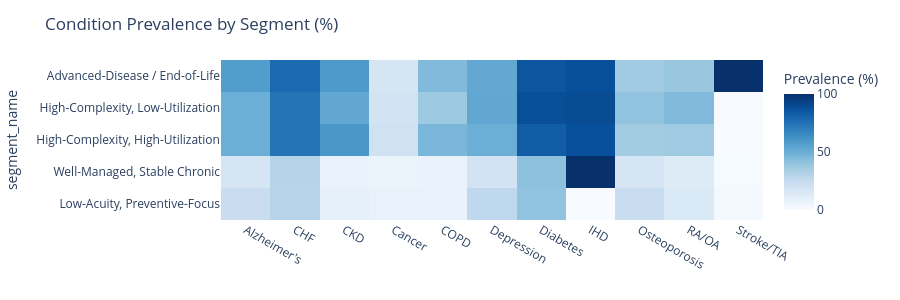

The code cell stored with this chart in its notebook:
### Code cell
# CCW condition prevalence heatmap
ccw_cols = [c for c in chosen_profile.columns if c.startswith('pct_SP_')]
ccw_labels = {
    'pct_SP_ALZHDMTA': "Alzheimer's", 'pct_SP_CHF': 'CHF',
    'pct_SP_CHRNKIDN': 'CKD', 'pct_SP_CNCR': 'Cancer',
    'pct_SP_COPD': 'COPD', 'pct_SP_DEPRESSN': 'Depression',
    'pct_SP_DIABETES': 'Diabetes', 'pct_SP_ISCHMCHT': 'IHD',
    'pct_SP_OSTEOPRS': 'Osteoporosis', 'pct_SP_RA_OA': 'RA/OA',
    'pct_SP_STRKETIA': 'Stroke/TIA',
}

if ccw_cols:
    hm_df = chosen_profile.set_index('segment_name')[ccw_cols]
    hm_df.columns = [ccw_labels.get(c, c) for c in hm_df.columns]
    
    fig_hm = px.imshow(
        hm_df, aspect='auto',
        color_continuous_scale='Blues',
        labels={'color': 'Prevalence (%)'},
        title='Condition Prevalence by Segment (%)',
    )
    fig_hm.update_layout(height=300, margin={'t': 60})
    fig_hm.show()
    fig_hm.write_image('../briefing/figures/condition_heatmap.png', width=900, height=350, scale=2)

### Figure 1 — Plotly figure (JSON) as saved in the notebook; plotly's stock layout.template omitted (floating-point values rounded to 4 significant figures)
{"data": [{"coloraxis": "coloraxis", "hovertemplate": "x: %{x}<br>segment_name: %{y}<br>Prevalence (%): %{z}<extra></extra>", "name": "0", "type": "heatmap", "x": ["Alzheimer's", "CHF", "CKD", "Cancer", "COPD", "Depression", "Diabetes", "IHD", "Osteoporosis", "RA/OA", "Stroke/TIA"], "xaxis": "x", "y": ["Advanced-Disease / End-of-Life", "High-Complexity, Low-Utilization", "High-Complexity, High-Utilization", "Well-Managed, Stable Chronic", "Low-Acuity, Preventive-Focus"], "yaxis": "y", "z": [[57.8, 77.9, 58.8, 17.2, 44.5, 52.6, 85.7, 88.3, 36.6, 38.7, 100.0], [50.1, 74.0, 53.2, 18.8, 37.8, 53.1, 88.2, 89.5, 40.6, 44.6, 0.0], [49.7, 74.0, 60.0, 19.8, 46.4, 49.9, 83.0, 87.8, 35.8, 37.2, 0.0], [16.8, 30.2, 7.1, 5.8, 6.7, 18.4, 41.3, 100.0, 17.0, 12.8, 1.1], [23.1, 29.7, 9.2, 7.0, 6.9, 27.1, 40.5, 0.0, 23.7, 14.4, 1.8]]}], "layout": {"coloraxis": {"colorbar": {"title": {"text": "Prevalence (%)"}}, "colorscale": [[0.0, "rgb(247,251,255)"], [0.125, "rgb(222,235,247)"], [0.25, "rgb(198,219,239)"], [0.375, "rgb(158,202,225)"], [0.5, "rgb(107,174,214)"], [0.625, "rgb(66,146,198)"], [0.75, "rgb(33,113,181)"], [0.875, "rgb(8,81,156)"], [1.0, "rgb(8,48,107)"]]}, "height": 300, "margin": {"t": 60}, "title": {"text": "Condition Prevalence by Segment (%)"}, "xaxis": {"anchor": "y", "domain": [0.0, 1.0]}, "yaxis": {"anchor": "x", "autorange": "reversed", "domain": [0.0, 1.0], "title": {"text": "segment_name"}}}}
